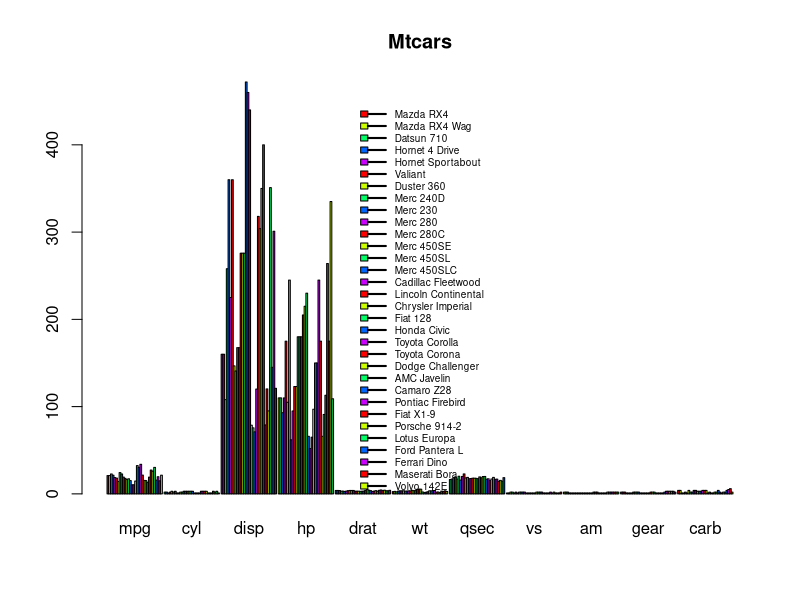
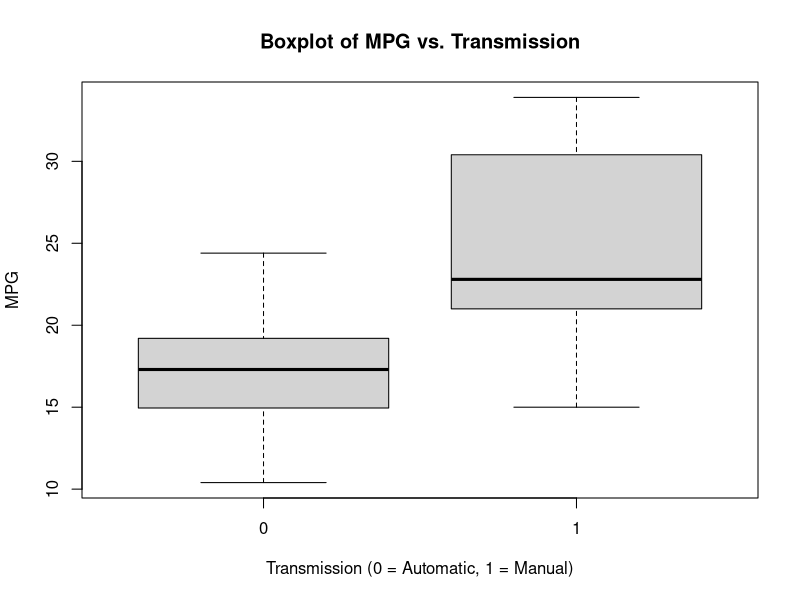
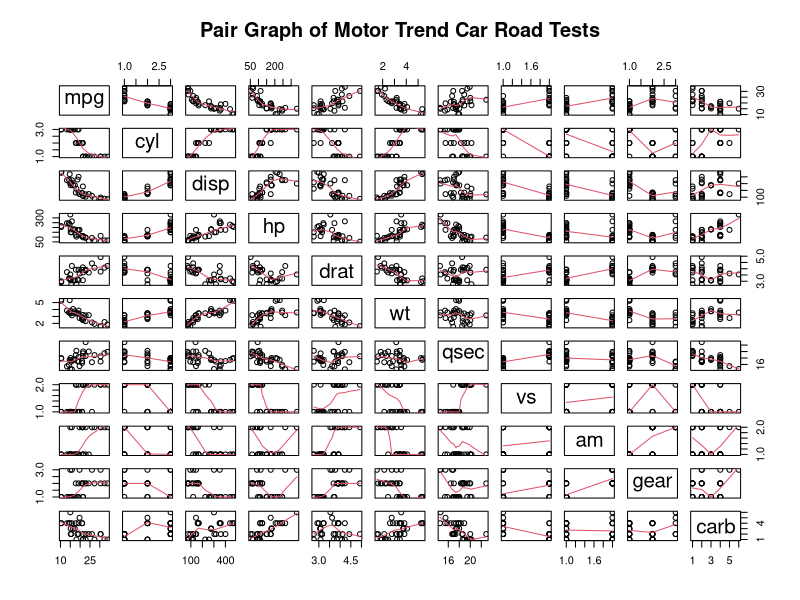
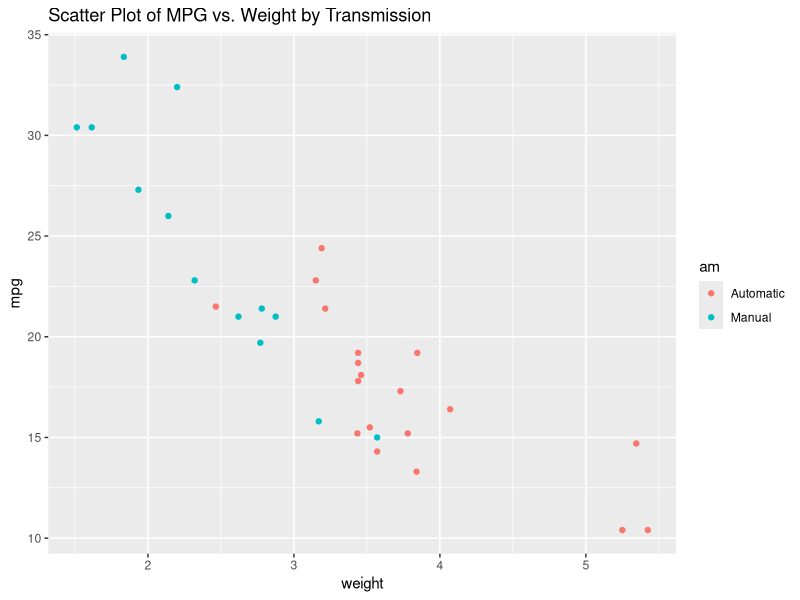
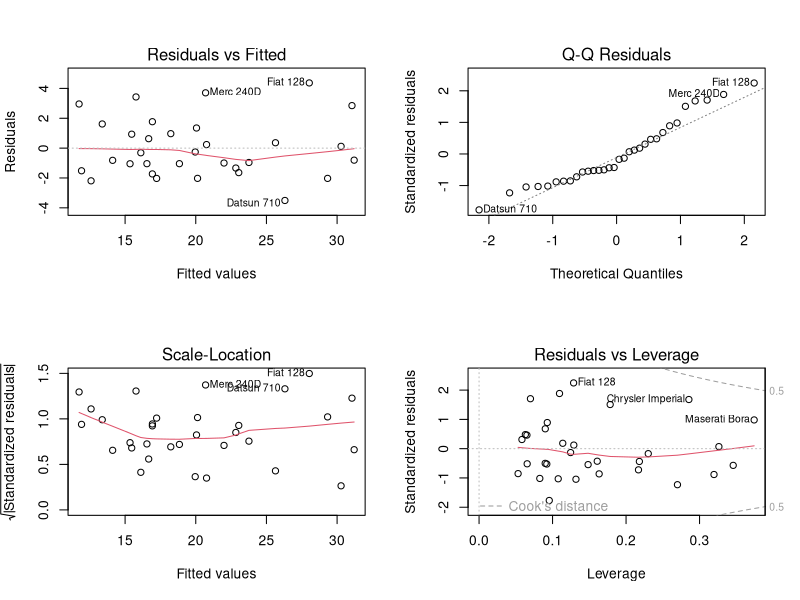

Write the R code that produced these figures, in order.
## ---- chunk 1
knitr::opts_chunk$set(echo = TRUE)
## ---- chunk 2
library(ggplot2)
data(mtcars)
mtcars[1:3, ] # Sample Data
dim(mtcars)
mtcars$cyl <- as.factor(mtcars$cyl)
mtcars$vs <- as.factor(mtcars$vs)
mtcars$am <- factor(mtcars$am)
mtcars$gear <- factor(mtcars$gear)
mtcars$carb <- factor(mtcars$carb)
attach(mtcars)




par(mfrow = c(1, 1))

data_matrix <-data.matrix(mtcars, rownames.force = NA)
barplot(data_matrix,main="Mtcars",ylab=data_matrix[,0],beside=TRUE,col=rainbow(5),pch=22,lwd=1)
legend("bottom",rownames(mtcars) , cex=0.6,  bty="n", fill=rainbow(5),lwd=2,box.lwd=2);


## ---- chunk 3
result <- t.test(mpg ~ am)
result$p.value
result$estimate
## ---- chunk 4

fullModel <- lm(mpg ~ ., data=mtcars)
summary(fullModel) # results hidden

## ---- chunk 5
stepModel <- step(fullModel, k=log(nrow(mtcars)))
summary(stepModel) # results hidden
## ---- chunk 6
amIntWtModel<-lm(mpg ~ wt + qsec + am + wt:am, data=mtcars)
summary(amIntWtModel) # results hidden
## ---- chunk 7
amModel<-lm(mpg ~ am, data=mtcars)
summary(amModel) # results hidden
## ---- chunk 8
anova(amModel, stepModel, fullModel, amIntWtModel) 
confint(amIntWtModel) # results hidden
## ---- chunk 9
summary(amIntWtModel)$coef
## ---- chunk 10
sum((abs(dfbetas(amIntWtModel)))>1)
## ---- chunk 11
boxplot(mpg ~ am, xlab="Transmission (0 = Automatic, 1 = Manual)", ylab="MPG",
        main="Boxplot of MPG vs. Transmission")
## ---- chunk 12

pairs(mtcars, panel=panel.smooth, main="Pair Graph of Motor Trend Car Road Tests")
## ---- chunk 13
ggplot(mtcars, aes(x=wt, y=mpg, group=am, color=am, height=3, width=3)) + geom_point() +  
scale_colour_discrete(labels=c("Automatic", "Manual")) + 
xlab("weight") + ggtitle("Scatter Plot of MPG vs. Weight by Transmission")
## ---- chunk 14
par(mfrow = c(2, 2))
plot(amIntWtModel)

